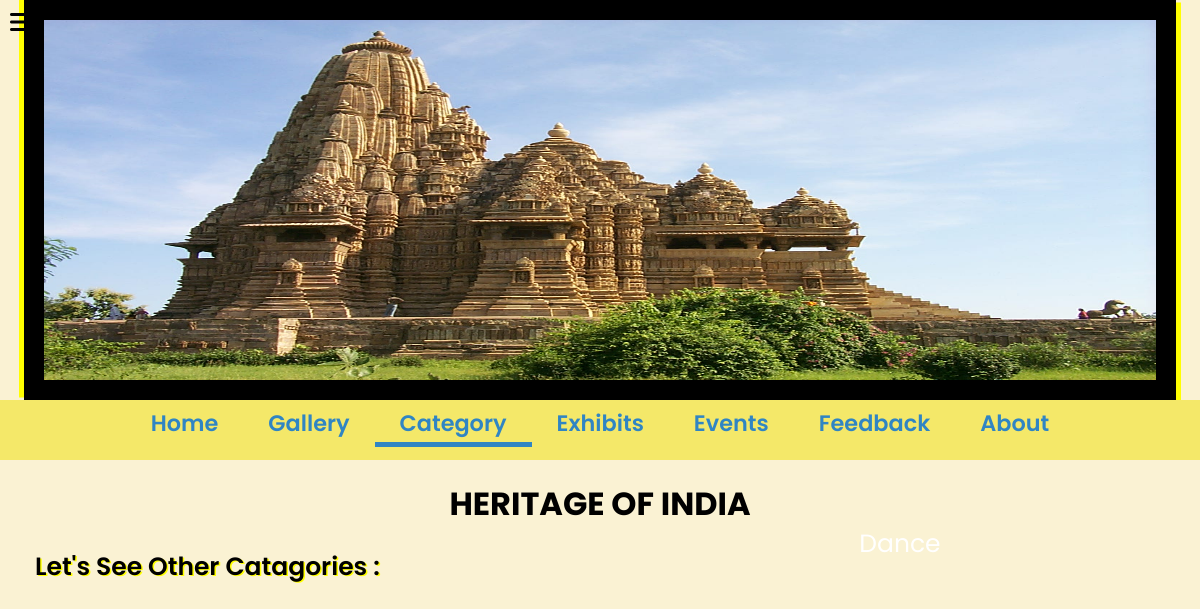
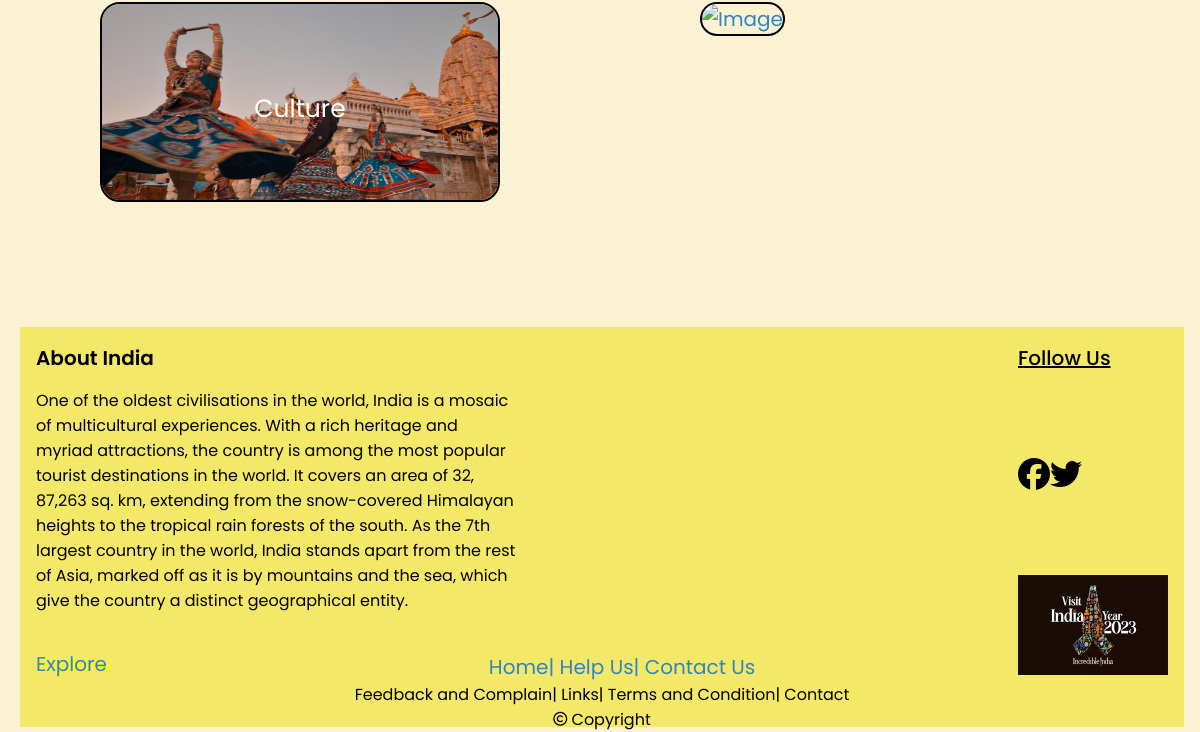
The app's page /heritage.php, older data (2 pictures, top to bottom).
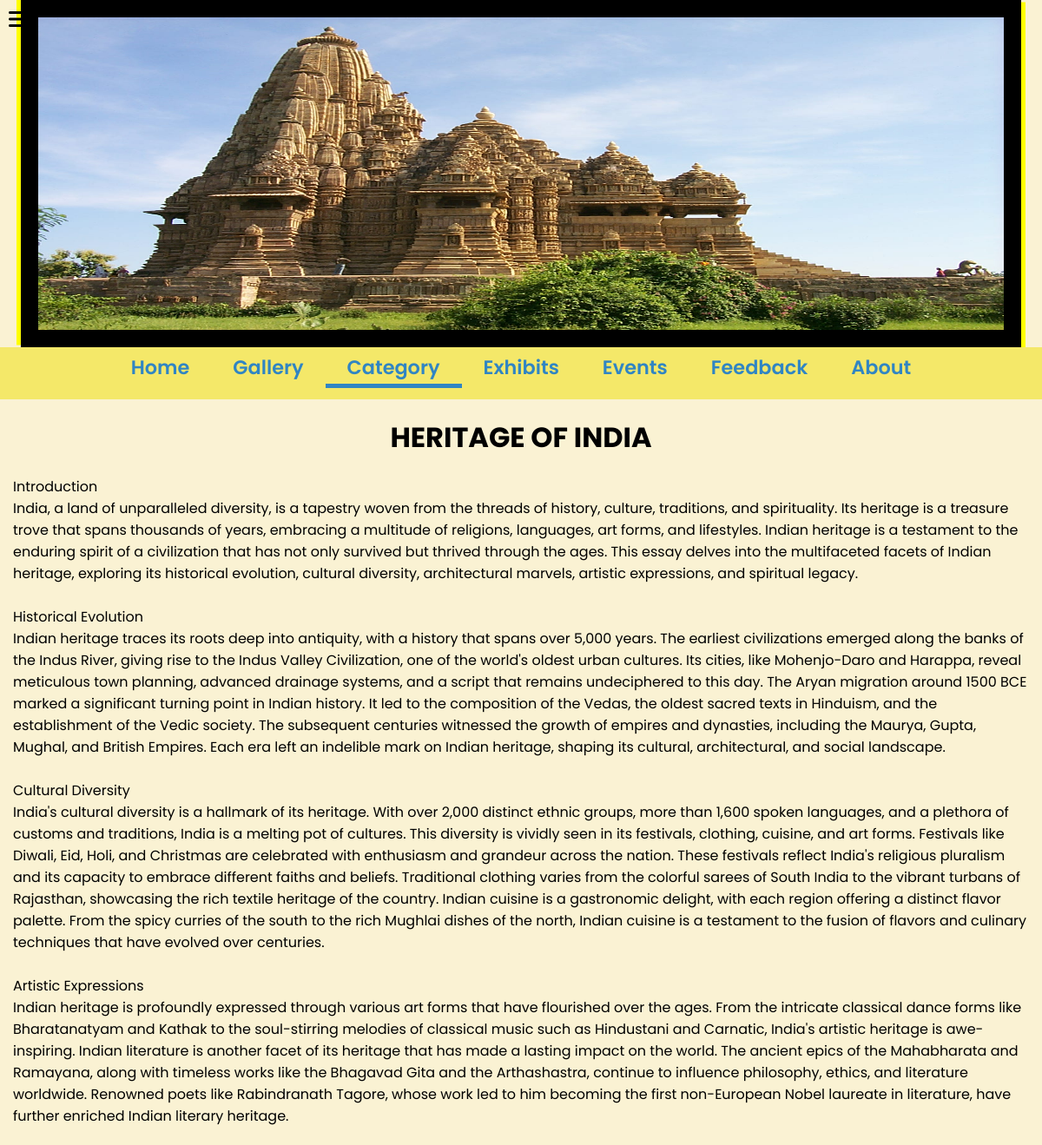
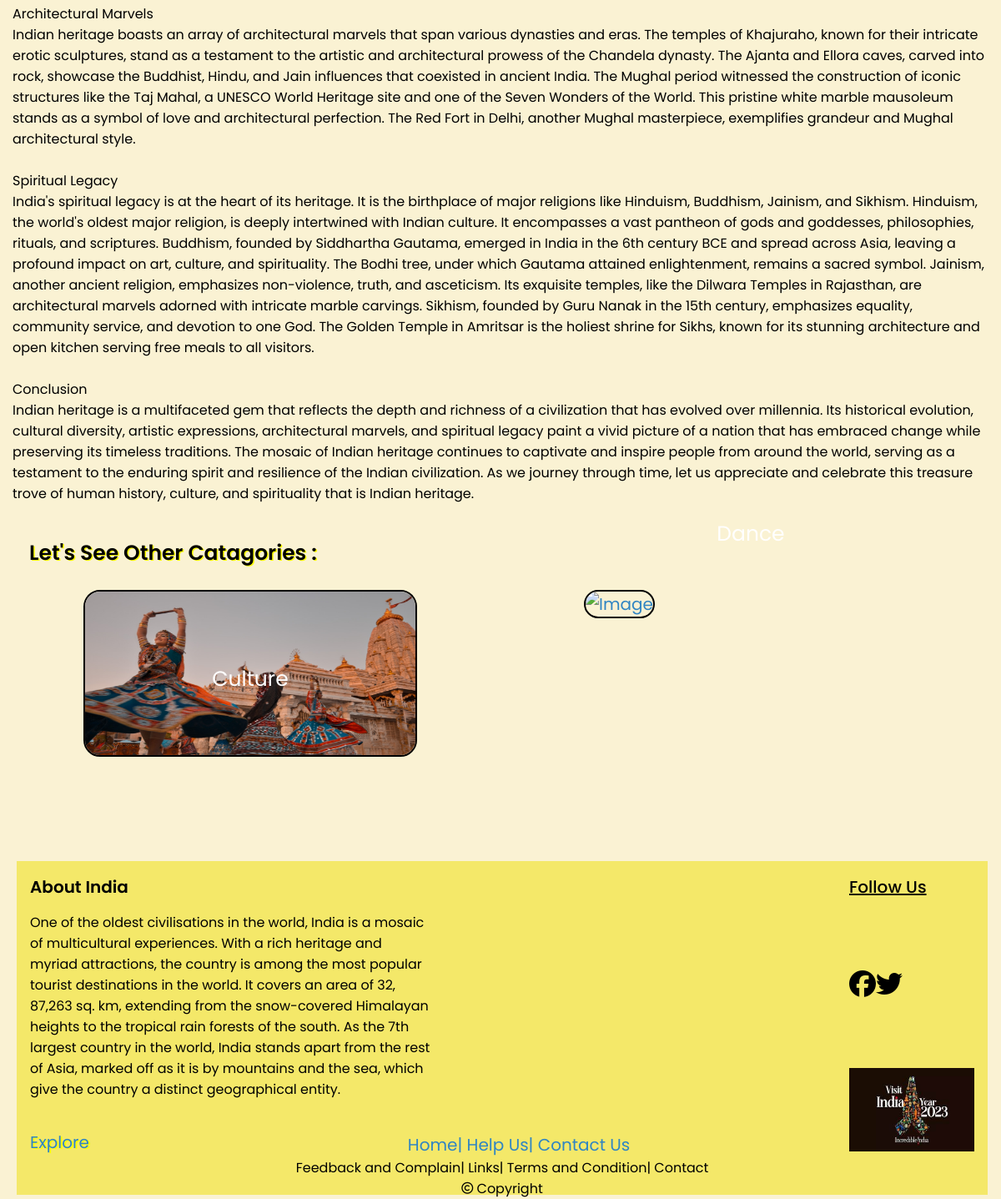
The same page, newer data (2 pictures, top to bottom).
### tables this page shows
CREATE TABLE `heritage` (
  `Sno` int(5) NOT NULL,
  `name` varchar(100) NOT NULL,
  `description` varchar(5000) NOT NULL
);

### heritage.php (the view, shortened to what this page needs)
<!DOCTYPE html>
<html lang="en">
    <head>
        <link rel="stylesheet" href="https://cdnjs.cloudflare.com/ajax/libs/font-awesome/6.4.2/css/all.min.css"
 />
        <link rel="stylesheet" href="style.css">
    </head>
    <body>
        <?php
            include "db_connection.php";
            $conn = mysqli_connect($servername, $username, $password, $dbname);
        ?>
        <div class="icon_option"><i class="fa-solid fa-bars fa-xl"></i></div>
        <div class="sidebar">
            <div class="main">
                <div class="banner">
                    <img src="imgs\Khajuraho_-_Kandariya_Mahadeo_Temple.jpg" alt="Image">
                </div>
            <div class="navbar" id="navbar">
                <ul>
                    <li><a href="index.php">Home</a></li>
                    <li><a href="gallery.php">Gallery</a></li>
                    <li class="active"><a href="category.php">Category</a></li>
                    <li><a href="exhibits.php">Exhibits</a></li>
                    <li><a href="events.php">Events</a></li>
                    <li><a href="feedback.php">Feedback</a></li>
                    <li><a href="about.php">About</a></li>
                </ul>
            </div>
            <div class="topic">
            <h1> HERITAGE OF INDIA </h1>
            <p>
            <?php
                        $sql_result = "SELECT name, description FROM heritage";
                        $result = mysqli_query($conn, $sql_result);
                        if(mysqli_num_rows($result) > 0)
                        {
                            while($row = mysqli_fetch_assoc($result))
                            {
                                echo $row["name"]."<br>";
                                echo $row["description"]."<br><br>";
                            }
                        }
                    ?>
            </p>
        </div>
    <div class="gallary_link">
        <div class="title">Let's See Other Catagories :</div>
        <div class="cards_display">
            <a href="culture.php"><div class="card">
                <img src="imgs\Navratri_garba_at_Ambaji_temple.jpg" alt="Image">
                <div>Culture</div>
            </div></a>
            <a href="dance.php"><div class="card">
                <img src="imgs\Dance_with_Rabindra_Sangeet_-_Kolkata_2011-11-05_6669.jpg" alt="Image">
                <div>Dance</div>
            </div></a>
        </div>
    </div>
            <div class="footer">
            <div class="footer_up">
                <div class="f-u-l">
                    <div class="india">
                        <div class="about_india">About India</div>
                        <div class="para">
                        One of the oldest civilisations in the world, India is a mosaic of multicultural experiences. With a rich heritage and myriad attractions, the country is among the most popular tourist destinations in the world. It covers an area of 32, 87,263 sq. km, extending from the snow-covered Himalayan heights to the tropical rain forests of the south. As the 7th largest country in the world, India stands apart from the rest of Asia, marked off as it is by mountains and the sea, which give the country a distinct geographical entity.
                        </div>
                        <div class="explore"><a href="index.php">Explore</a></div>
                    </div>
                </div>
                <div class="f-u-r">
                    <div class="F-options">
                        <a href="index.php"><div class="home">Home</div></a>
                        <a href="feedback.php"><div class="help-us">| Help Us</div></a>
                        <a href="about.php"><div class="contact-us">| Contact Us</div></a>
                    </div>
                    <div class="follow_us">
                        <div class="h">Follow Us</div>
                        <div class="icons"><i class="fa-brands fa-facebook fa-2xl"></i><i class="fa-brands fa-twitter fa-2xl"></i></div>
                        <div class="logo"><img src="imgs\logo.jpg" alt="logo"></div>
                    </div>
                </div>
            </div>
            <div class="footer_down">
                <div class="up">
                    <div class="feedback">Feedback and Complain</div>
                    <div class="links">| Links</div>
                    <div class="t-c">| Terms and Condition</div>
                    <div class="contact">| Contact</div>
                </div>
                <div class="copyright">
                    <i class="fa-regular fa-copyright fa-sm"></i> Copyright
                </div>
            </div>
        </div>
    </body>
</html>

Row changes from the older to the newer data that the page shows:
added heritage: name "Introduction", description "India, a land of unparalleled diversity, is a tapestry woven from the threads of history, culture, traditions, and spirituality. Its heritage is a treasure trove that spans thousands of years, embracing a multitude of religions, languages, art forms, and lifestyles. Indian heritage is a testament to the enduring spirit of a civilization that has not only survived but thrived through the ages. This essay delves into the multifaceted facets of Indian heritage, exploring its historical evolution, cultural diversity, architectural marvels, artistic expressions, and spiritual legacy."
added heritage: name "Historical Evolution", description "Indian heritage traces its roots deep into antiquity, with a history that spans over 5,000 years. The earliest civilizations emerged along the banks of the Indus River, giving rise to the Indus Valley Civilization, one of the world's oldest urban cultures. Its cities, like Mohenjo-Daro and Harappa, reveal meticulous town planning, advanced drainage systems, and a script that remains undeciphered to this day. The Aryan migration around 1500 BCE marked a significant turning point in Indian history. It led to the composition of the Vedas, the oldest sacred texts in Hinduism, and the establishment of the Vedic society. The subsequent centuries witnessed the growth of empires and dynasties,…"
added heritage: name "Cultural Diversity", description "India's cultural diversity is a hallmark of its heritage. With over 2,000 distinct ethnic groups, more than 1,600 spoken languages, and a plethora of customs and traditions, India is a melting pot of cultures. This diversity is vividly seen in its festivals, clothing, cuisine, and art forms. Festivals like Diwali, Eid, Holi, and Christmas are celebrated with enthusiasm and grandeur across the nation. These festivals reflect India's religious pluralism and its capacity to embrace different faiths and beliefs. Traditional clothing varies from the colorful sarees of South India to the vibrant turbans of Rajasthan, showcasing the rich textile heritage of the country. Indian cuisine is a…"
added heritage: name "Artistic Expressions", description "Indian heritage is profoundly expressed through various art forms that have flourished over the ages. From the intricate classical dance forms like Bharatanatyam and Kathak to the soul-stirring melodies of classical music such as Hindustani and Carnatic, India's artistic heritage is awe-inspiring. Indian literature is another facet of its heritage that has made a lasting impact on the world. The ancient epics of the Mahabharata and Ramayana, along with timeless works like the Bhagavad Gita and the Arthashastra, continue to influence philosophy, ethics, and literature worldwide. Renowned poets like Rabindranath Tagore, whose work led to him becoming the first non-European Nobel laureate in…"
added heritage: name "Architectural Marvels", description "Indian heritage boasts an array of architectural marvels that span various dynasties and eras. The temples of Khajuraho, known for their intricate erotic sculptures, stand as a testament to the artistic and architectural prowess of the Chandela dynasty. The Ajanta and Ellora caves, carved into rock, showcase the Buddhist, Hindu, and Jain influences that coexisted in ancient India. The Mughal period witnessed the construction of iconic structures like the Taj Mahal, a UNESCO World Heritage site and one of the Seven Wonders of the World. This pristine white marble mausoleum stands as a symbol of love and architectural perfection. The Red Fort in Delhi, another Mughal masterpiece, exemplifies…"
added heritage: name "Spiritual Legacy", description "India's spiritual legacy is at the heart of its heritage. It is the birthplace of major religions like Hinduism, Buddhism, Jainism, and Sikhism. Hinduism, the world's oldest major religion, is deeply intertwined with Indian culture. It encompasses a vast pantheon of gods and goddesses, philosophies, rituals, and scriptures. Buddhism, founded by Siddhartha Gautama, emerged in India in the 6th century BCE and spread across Asia, leaving a profound impact on art, culture, and spirituality. The Bodhi tree, under which Gautama attained enlightenment, remains a sacred symbol. Jainism, another ancient religion, emphasizes non-violence, truth, and asceticism. Its exquisite temples, like the Dilwara…"
added heritage: name "Conclusion", description "Indian heritage is a multifaceted gem that reflects the depth and richness of a civilization that has evolved over millennia. Its historical evolution, cultural diversity, artistic expressions, architectural marvels, and spiritual legacy paint a vivid picture of a nation that has embraced change while preserving its timeless traditions. The mosaic of Indian heritage continues to captivate and inspire people from around the world, serving as a testament to the enduring spirit and resilience of the Indian civilization. As we journey through time, let us appreciate and celebrate this treasure trove of human history, culture, and spirituality that is Indian heritage."
